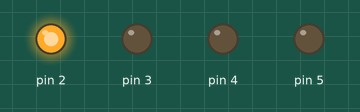
Bench run of a sketch on a simulated Arduino Uno, built with avr-gcc and run on an emulated ATmega328P. Parts: output pins drawn as LEDs (lit = HIGH).

Above: at 0.2 s.
At 1.7 s:
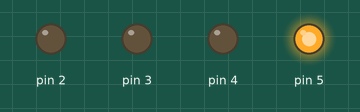
At 2.5 s:
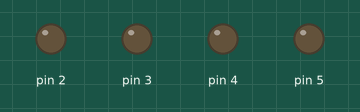
At 4.2 s:
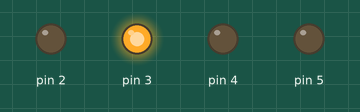
At 6.2 s:
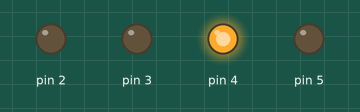
Timing chart, 0 to 6.5 s (numbered marks = the images above):
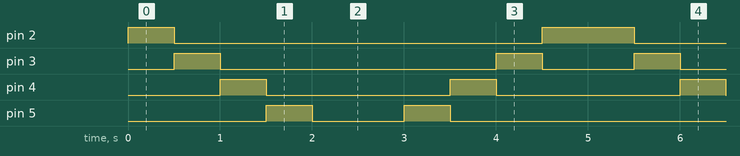

Measured:
- by itself, pin 2: repeats every 5.0 s: LOW 4.0 s, HIGH 1.0 s
- by itself, pin 3: repeats every 5.0 s: LOW 3.0 s, HIGH 0.50 s, LOW 1.0 s, HIGH 0.50 s
- by itself, pin 4: alternates HIGH for 0.50 s and LOW for 2.0 s
- by itself, pin 5: repeats every 5.0 s: LOW 1.0 s, HIGH 0.50 s, LOW 3.0 s, HIGH 0.50 s

The sketch:

controlling_set_of_led.ino
```cpp
void setup() {
  // put your setup code here, to run once:
for(byte i=2;i<6;i++)
{
  pinMode(i,OUTPUT);
}
}

void loop() {
  // put your main code here, to run repeatedly:
for(byte i=2;i<=6;i++)
{
  digitalWrite(i,HIGH);
  delay(500);
  digitalWrite(i,LOW);

}
for(byte i=6;i>=2;i--)
{
  digitalWrite(i,HIGH);
  delay(500);
  digitalWrite(i,LOW);
}
}
```
